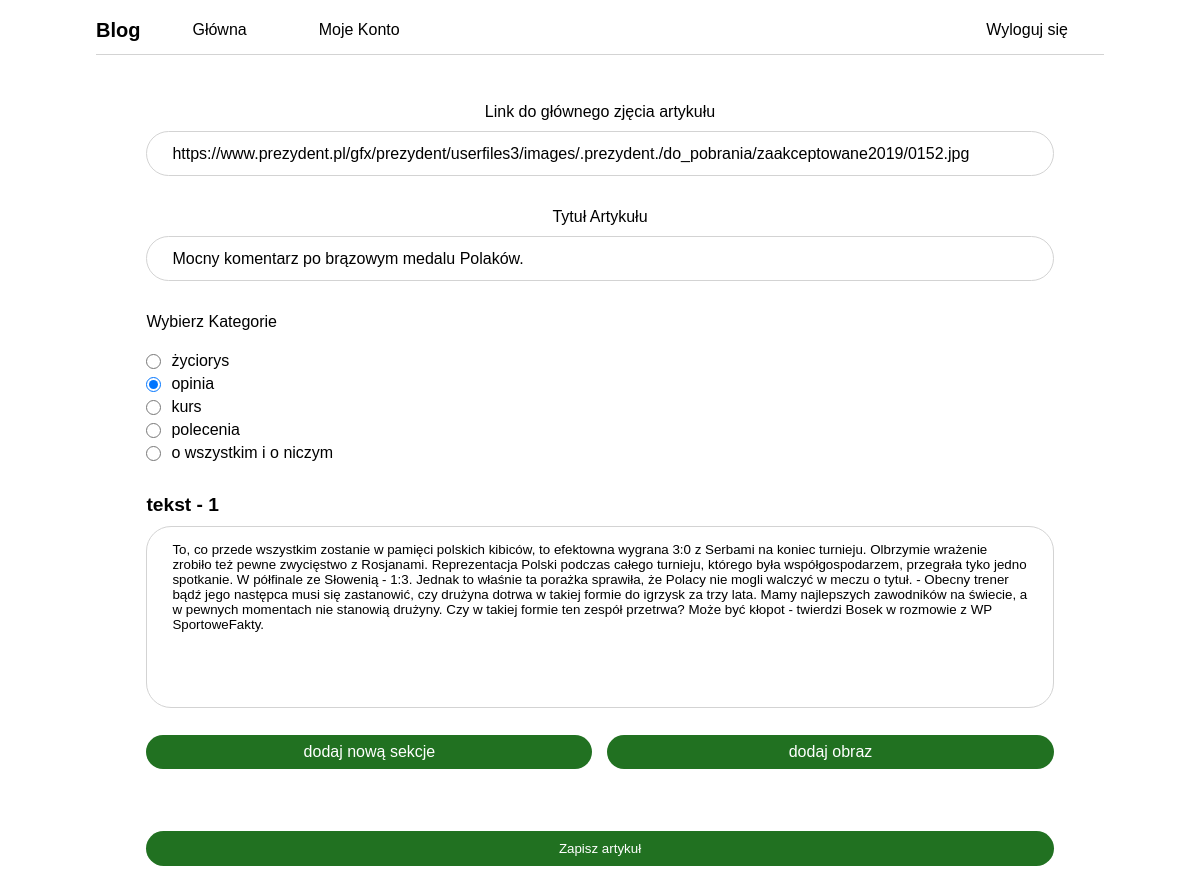
The page /jonatan-blog/edit/article.php?id=8 (signed in) on the database as committed earlier.
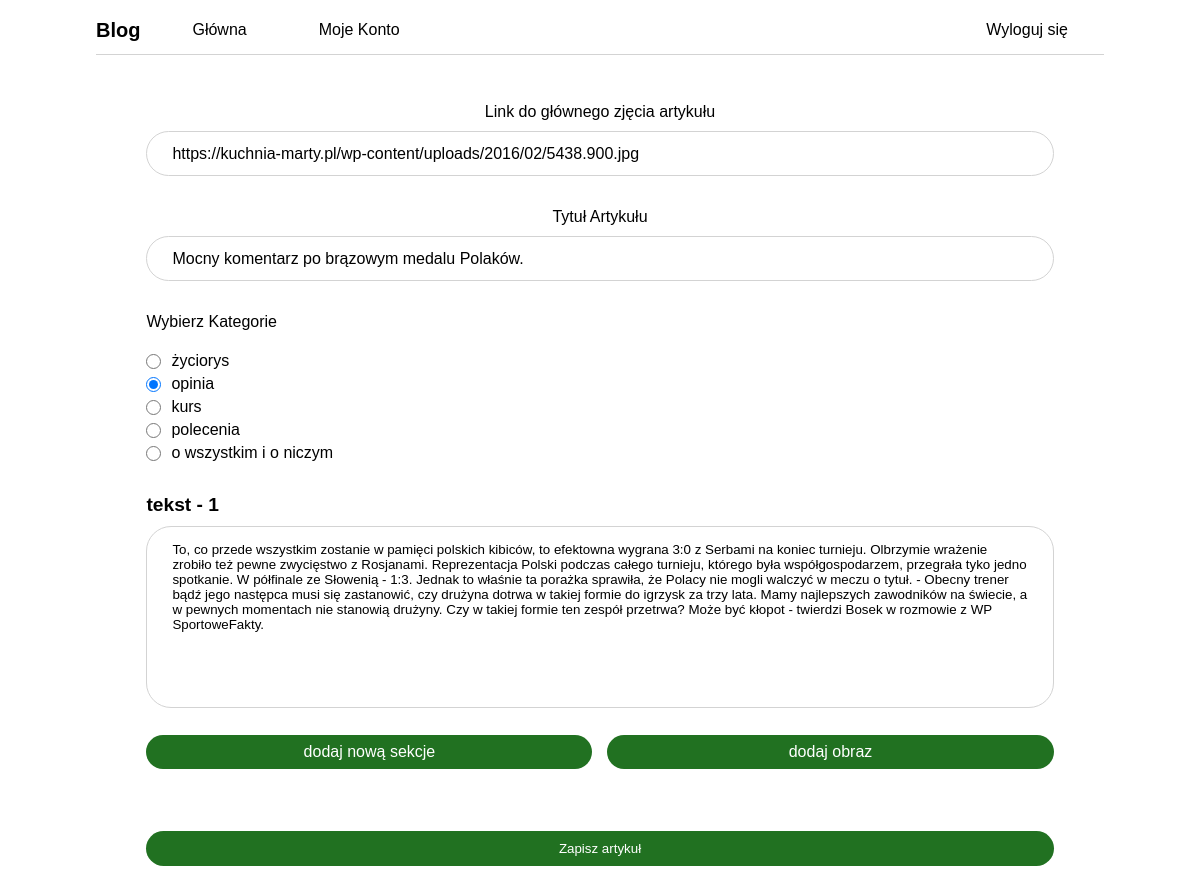
The same page on the database as committed later.
### tables this page shows
create table article (
        article_id int auto_increment not null,
        article_header varchar(255) NOT NULL,
        article_src varchar(1000) NOT NULL,
        article_text longtext NOT NULL,
        article_category_id int,
        article_created DATE not null,
        article_updated DATE not null,
        article_owner_id int,
        FOREIGN KEY(article_category_id) REFERENCES article_category (category_id),
        FOREIGN KEY(article_owner_id) REFERENCES user_login (user_id),
        primary key(article_id)
);

### jonatan-blog/edit/article.php (the view, shortened to what this page needs)
<?php
$server = mysqli_connect('localhost','root','');
$getArticleID = $id = $_GET['id'];
$myarticleQ = "SELECT * from article where article_id = '$getArticleID' ";
?>
<!DOCTYPE html>
<html lang="pl">
<head>
   <link rel="stylesheet" href="../../main.css">
</head>
<body>
   <?php include("../../components/nav.php") ?>
    <main class='create-article' >
        <section>
            <form method="post">
                <?php
                    $myarticleR = mysqli_query($server,$myarticleQ);
                    while($d = mysqli_fetch_array($myarticleR)){
                ?>
                <?php
                        $src = $d["article_src"];
                        echo "
                        <label class='src-label' >
                            <p>Link do głównego zjęcia artykułu</p>
                            <input type='text' name='src'  id='src' value='$src' />
                        </label>
                        ";
                ?>
                <?php
                        $header = $d["article_header"];
                        echo "
                        <label class='header-label' >
                            <p>Tytuł Artykułu</p>
                            <input type='text' name='header' id='header' placeholder='Podaj tytuł' value='$header'  />
                        </label>
                        ";
                ?>
                <?php
                    $category = $d["article_category_id"];
                    $category = intval($category);
                    $c0 = $category == 1 ? 'checked' : "";
                    $c1 = $category == 2 ? 'checked' : "";
                    $c2 = $category == 3 ? 'checked' : "";
                    $c3 = $category == 4 ? 'checked' : "";
                    $c4 = $category == 5 ? 'checked' : "";
                    echo "
                    <label class='category-label' >
                        <p>Wybierz Kategorie</p>
                        <script>
                            function checkIfChecked(v){
                                let i = '$category';
                                i = Number(i);
                                v = Number(v);
                                return i == v;
                            }
                        </script>
                        <label>
                            <p>życiorys</p>
                            <input type='radio' name=categoria class='category-radio' value='1' $c0  />
                        </label>
                        <label>
                            <p>opinia</p>
                            <input type='radio' name=categoria class='category-radio' value='2' $c1 />
                        </label>
                        <label>
                            <p>kurs</p>
                            <input type='radio' name=categoria class='category-radio' value='3' $c2 />
                        </label>
                        <label>
                            <p>polecenia</p>
                            <input type='radio' name=categoria class='category-radio' value='4' $c3 />
                        </label>
                        <label>
                            <p>o wszystkim i o niczym</p>
                            <input type='radio' name=categoria class='category-radio' value='5' $c4 />
                        </label>
                    </label>
                    ";
                ?>
                <?php
                    $text = json_decode($d['article_text'], true, 512, JSON_UNESCAPED_UNICODE);
                    $f = array_shift($text);
                    echo "
                    <div class='my-post' >
                        <div class='my-post-article-text_1' >
                            <h5>tekst - 1</h5>
                            <textarea
                                name='text_1'
                                id='text_1'
                                cols='30'
                                rows='10'
                                class='text'
                                onInput='textAreaValidation()'
                                onChange='textAreaValidation()'
                                onKeyDown='textAreaValidation()'
                                >$f</textarea>
                        </div>
                    ";
                    echo "</div>";
                }
                ?>
                <div class="article-buttons" >
                    <p class='add-section' >dodaj nową sekcje</p>
                    <p class='add-img' >dodaj obraz</p>
                </div>
                <button class="article-add"  type="submit" disabled >Zapisz artykuł</button>
            </form>
    </section>
</main>
</body>
</html>

### components/nav.php (shortened to what this page needs)
<header>
    <div class='nav' >
        <h1>Blog</h1>
        <?php
            echo "<a href='http://$_SERVER[HTTP_HOST]/j/jonatan-blog/main.php' >Główna</a>";
        ?>
        <?php
            if(isset($_SESSION['logged']) && $_SESSION['logged']){
                $url = $_SESSION['actualLink']."moje/moje-konto.php";
                echo "<a href='$url' >Moje Konto</a>";
            }
        ?>
    </div>
    <div class='logged'>
        <?php
            if (isset($_SESSION['logged']) && $_SESSION['logged'] ) {
                $url = $_SESSION['actualLink']."konto/wyloguj.php";
                echo "<a href='$url' >Wyloguj się</a>";
            } else {
                $url = $_SESSION['actualLink']."konto/zaloguj.php";
                echo "<a href='$url' >Zaloguj się</a>";
            }
        ?>
    </div>
</header>

### main.css (style rules this page uses)
* { margin: 0; padding: 0; -webkit-box-sizing: border-box; box-sizing: border-box; color: black; font-family: 'Poppins', sans-serif; }
a { color: black; text-decoration: none; padding: 5px 20px; -webkit-transition: all .2s ease-in-out; transition: all .2s ease-in-out; }
body { padding: 1rem 8vw; }
header { display: -webkit-box; display: -ms-flexbox; display: flex; -webkit-box-align: center; -ms-flex-align: center; align-items: center; -webkit-box-pack: justify; -ms-flex-pack: justify; justify-content: space-between; padding-bottom: 10px; border-bottom: 1px solid lightgray; }
header .nav h1 { font-size: 20px; font-weight: 800; margin-right: 1rem; }
header .nav, header .logged { display: -webkit-box; display: -ms-flexbox; display: flex; -webkit-box-orient: horizontal; -webkit-box-direction: normal; -ms-flex-direction: row; flex-direction: row; -webkit-box-align: center; -ms-flex-align: center; align-items: center; }
header .nav a, header .logged a { margin: 0 1rem; }
.create-article { margin-bottom: 20rem; }
.create-article section { margin-top: 3rem; }
.create-article section form label { width: 100%; height: auto; display: -webkit-box; display: -ms-flexbox; display: flex; -webkit-box-align: center; -ms-flex-align: center; align-items: center; -webkit-box-pack: center; -ms-flex-pack: center; justify-content: center; -webkit-box-orient: vertical; -webkit-box-direction: normal; -ms-flex-direction: column; flex-direction: column; margin-bottom: 2rem; gap: 10px; }
.create-article section form label p { font-size: 1rem; }
.create-article section form label input { width: 90%; height: 45px; font-size: 1rem; color: black; border-radius: 25px; outline: none; border: 1px solid lightgrey; padding: 0 25px; }
.create-article section form .category-label { display: -webkit-box; display: -ms-flexbox; display: flex; -webkit-box-orient: vertical; -webkit-box-direction: normal; -ms-flex-direction: column; flex-direction: column; gap: 5px; -webkit-box-pack: start; -ms-flex-pack: start; justify-content: flex-start; -webkit-box-align: start; -ms-flex-align: start; align-items: flex-start; padding-left: 5%; }
.create-article section form .category-label p { margin-bottom: 1rem; }
.create-article section form .category-label label { display: -webkit-box; display: -ms-flexbox; display: flex; -webkit-box-orient: horizontal; -webkit-box-direction: reverse; -ms-flex-direction: row-reverse; flex-direction: row-reverse; -webkit-box-pack: end; -ms-flex-pack: end; justify-content: flex-end; -webkit-box-align: center; -ms-flex-align: center; align-items: center; margin-bottom: 0rem; }
.create-article section form .category-label label p { margin-bottom: 0; }
.create-article section form .category-label label input { width: 15px; height: 15px; }
.create-article section form .my-post div { width: 100%; height: auto; display: -webkit-box; display: -ms-flexbox; display: flex; -webkit-box-orient: vertical; -webkit-box-direction: normal; -ms-flex-direction: column; flex-direction: column; -webkit-box-align: center; -ms-flex-align: center; align-items: center; -webkit-box-pack: center; -ms-flex-pack: center; justify-content: center; margin-bottom: 1.5rem; }
.create-article section form .my-post div h5 { width: 90%; text-align: left; font-size: 1.2rem; margin-bottom: 10px; }
.create-article section form .my-post div textarea { width: 90%; border: 1px solid lightgrey; outline: none; border-radius: 25px; padding: 15px 25px; resize: none; }
.create-article section form .article-buttons { width: 90%; display: -webkit-box; display: -ms-flexbox; display: flex; -webkit-box-align: center; -ms-flex-align: center; align-items: center; margin-left: 5%; -webkit-box-pack: justify; -ms-flex-pack: justify; justify-content: space-between; -webkit-box-orient: horizontal; -webkit-box-direction: normal; -ms-flex-direction: row; flex-direction: row; cursor: pointer; gap: 15px; }
.create-article section form .article-buttons p { width: 100%; text-align: center; background-color: #217121; color: white; border-radius: 25px; padding: 8px 0; margin-top: .2rem; cursor: pointer; }
.create-article section form .article-add { width: 90%; outline: none; border: none; text-align: center; background-color: #217121; color: white; margin-left: 5%; margin-top: 2rem; padding: 10px 0; border-radius: 25px; cursor: pointer; }

Rows that differ between the two databases and show on the page:
changed article "Mocny komentarz po brązowym medalu Polaków.": src "https://www.prezydent.pl/gfx/prezydent/userfiles3/images/.prezydent./do_pobrania/zaakceptowane2019/0152.jpg" → "https://kuchnia-marty.pl/wp-content/uploads/2016/02/5438.900.jpg"
